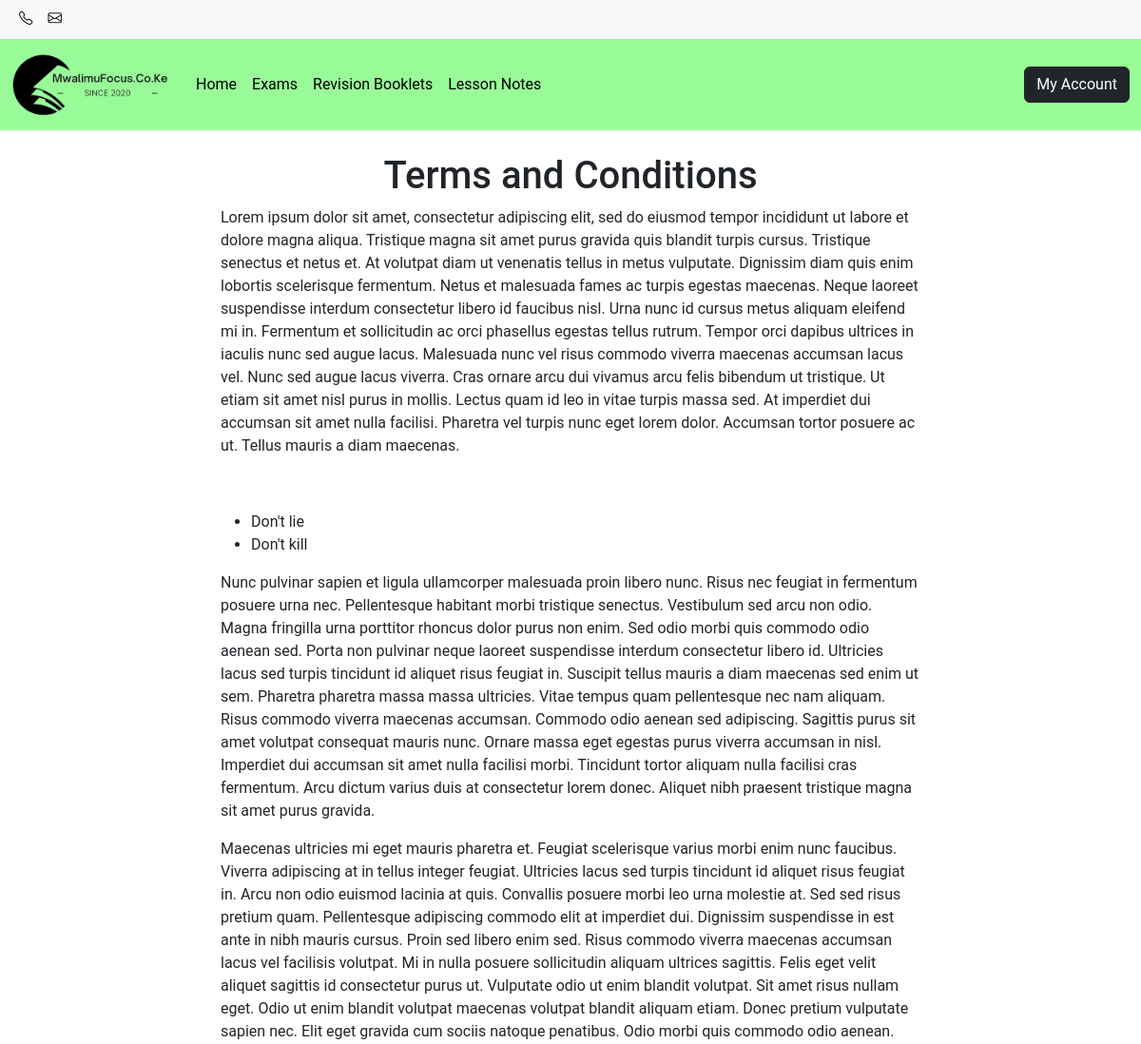
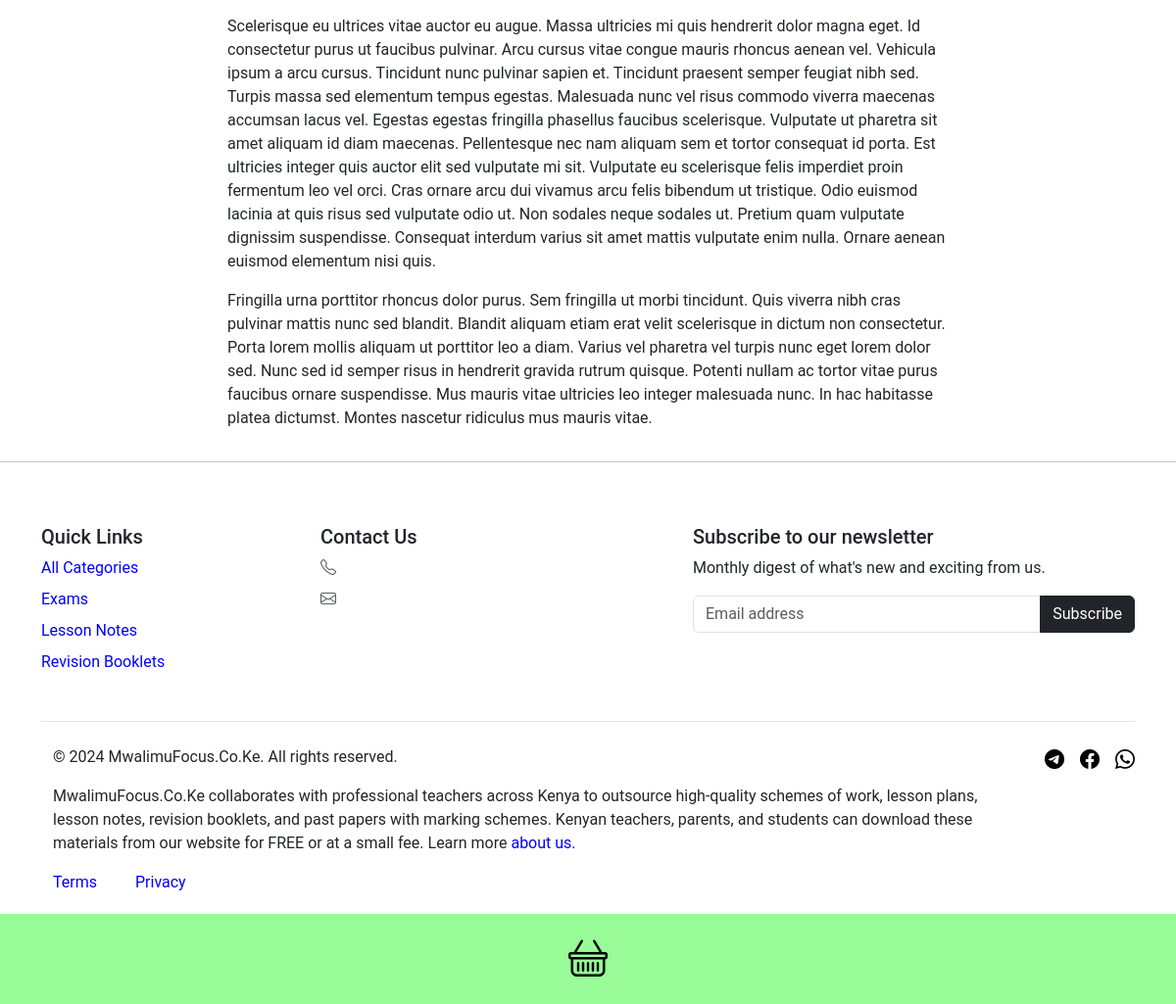
/terms-and-conditions/, run on the app's committed database (2 pictures, top to bottom).
### shop/models.py (models this page shows, shortened)
class Category(models.Model):
    name = models.CharField(max_length=100)
    slug = models.SlugField(unique=True, blank=True)
    created_at = models.DateTimeField(auto_now_add=True, null=True, blank=True)

### pages/models.py (models this page shows, shortened)
class TopLevelPage(models.Model):
    heading = models.CharField(max_length=200)
    meta_title = models.CharField(max_length=200)
    meta_description = models.TextField()
    body = HTMLField()
    slug = models.SlugField(max_length=200, unique=True, blank=True)
    created_at = models.DateTimeField(auto_now_add=True, null=True, blank=True)

### pages/views.py (the view)
# urls.py: path('<slug:slug>/', views.top_level_page_view, name='top_level_page'),
def top_level_page_view(request, slug):
    top_level_page = get_object_or_404(TopLevelPage, slug=slug)
    brand = Brand.objects.last()
    categories_with_items = Category.objects.annotate(num_items=Count('shopitem')).filter(num_items__gt=0)
    menu_items = Category.objects.annotate(num_shopitems=Count('shopitem')).filter(num_shopitems__gt=0).order_by('-num_shopitems')[:5]
    context = {
        'top_level_page': top_level_page,
        'brand': brand,
        'categories_with_items': categories_with_items,
        'menu_items': menu_items
    }
    return render(request, 'top_level_page.html', context)

### pages/templates/top_level_page.html (shortened to what this page needs)
{% load static %}
<!doctype html>
<html lang="en">
  <head>
    <link rel="stylesheet" href="{% static 'css/bootstrap.min.css' %}">
    <link rel="stylesheet" href="{% static 'css/bootstrap-icons.min.css' %}">
    <link rel="stylesheet" href="{% static 'css/styles.css' %}">
  </head>
  <body>
<nav class="navbar navbar-expand-lg navbar-light bg-light text-center" style="padding-top: 0.1rem; padding-bottom: 0.1rem;">
  <div class="container-fluid">
      <div class="collapse navbar-collapse" id="navbarSupportedContent">
          <ul class="navbar-nav me-auto mb-2 mb-lg-0 flex-lg-row">
            <li class="nav-item">
                <a class="nav-link" href="tel:{{ brand.phone_number }}" style="font-size: 0.9rem;">
                    <i class="bi bi-telephone"></i> {{ brand.phone_number }}
                </a>
            </li>
            <li class="nav-item">
                <a class="nav-link" href="mailto:{{ brand.email }}" style="font-size: 0.9rem;">
                    <i class="bi bi-envelope"></i> {{ brand.email }}
                </a>
            </li>
          </ul>
      </div>
  </div>
</nav>
<nav class="navbar sticky-top navbar-expand-lg navbar-light" style="background: {{ brand.primary_color }};">
  <div class="container-fluid">
    <a class="navbar-brand" href="/">
      <img src="{% static 'img/logo.webp' %}" alt="MwalimuFocus.Co.Ke" height="70" width="170" loading="lazy">
    </a>
    <div class="collapse navbar-collapse" id="navbarSupportedContent1">
      <ul class="navbar-nav me-auto mb-2 mb-lg-0">
        <li class="nav-item">
          <a class="nav-link active" aria-current="page" href="/">Home</a>
        </li>
        {% for item in menu_items %}
        <li class="nav-item">
          <a class="nav-link" href="/categories/{{ item.slug }}">{{ item.name }}</a>
        </li>
        {% endfor %}
      </ul>
      <ul class="navbar-nav">
        {% if user.is_authenticated %}
            <li>
              <div class="dropdown">
                <button class="btn btn-dark dropdown-toggle" type="button" data-bs-toggle="dropdown" data-bs-display="static" aria-expanded="false">
                  <i class="bi bi-person-circle"></i> My Profile
                </button>
                <ul class="dropdown-menu dropdown-menu-end dropdown-menu-lg-start">
                  <li><a class="dropdown-item" href="/accounts/dashboard/">Dashboard</a></li>
                  <li><hr class="dropdown-divider"></li>
                  <li><a class="dropdown-item" href="{% url 'logout' %}">Logout</a></li>
                </ul>
              </div>
            </li>
        {% else %}
            <li>
                <button class="btn btn-dark" data-bs-target="#accountModal" data-bs-toggle="modal">My Account</button>
            </li>
        {% endif %}
      </ul>
    </div>
  </div>
</nav>
<main class="container">
  <div class="row justify-content-center align-items-center">
    <div class="col-md-8">
      <article class="blog-post mt-4">
        <h1 class="blog-post-title text-center">{{ top_level_page.heading }}</h1>
        {{ top_level_page.body|safe }}
      </article>
    </div>
  </div>
</main>
<hr>
<div class="container">
  <footer class="py-5">
    <div class="row">
      <div class="col-12 col-md-3 mb-3">
        <h5>Quick Links</h5>
        <ul class="nav flex-column">
          <li class="nav-item mb-2">
            <a href="/categories/" style="text-decoration: none; color: blue;">All Categories</a>
          </li>
          {% for item in categories_with_items %}
          <li class="nav-item mb-2">
            <a href="/categories/{{ item.slug }}/" style="text-decoration: none; color: blue;">{{ item.name }}</a>
          </li>
          {% endfor %}
        </ul>
      </div>
      <div class="col-12 col-md-3 mb-3">
        <h5>Contact Us</h5>
        <ul class="nav flex-column">
          <li class="nav-item mb-2"><a href="tel:{{ brand.phone_number }}" class="nav-link p-0 text-body-secondary"><i class="bi bi-telephone"></i> {{ brand.phone_number }}</a></li>
          <li class="nav-item mb-2"><a href="mailto:{{ brand.email }}" class="nav-link p-0 text-body-secondary email-link"><i class="bi bi-envelope"></i> {{ brand.email }}</a></li>
        </ul>
      </div>
      <div class="col-md-5 offset-md-1 mb-3 subscriber-creation-div">
        <h5>Subscribe to our newsletter</h5>
        <p>Monthly digest of what's new and exciting from us.</p>
        <div class="input-group">
            <input id="newsletterEmail" type="text" class="form-control" placeholder="Email address">
            <button id="subscribeButton" class="btn btn-dark">Subscribe</button>
        </div>
      </div>
    </div>
    <div class="d-flex flex-column flex-sm-row justify-content-between py-4 my-4 border-top">
      <div class="container">
        <div class="row">
            <div class="col">
                <p>&copy; 2024 MwalimuFocus.Co.Ke. All rights reserved.</p>
            </div>
        </div>
        <div class="row">
            <div class="col">
                <p>MwalimuFocus.Co.Ke collaborates with professional teachers across Kenya to outsource high-quality schemes of work, lesson plans, lesson notes, revision booklets, and past papers with marking schemes. Kenyan teachers, parents, and students can download these materials from our website for FREE or at a small fee. Learn more <a href="/about-us/" style="text-decoration: none; color: blue;">about us.</a></p>
            </div>
        </div>
        <div class="row">
          <div class="col-1">
              <p><a href="/terms-and-conditions/" style="text-decoration: none; color: blue;">Terms</a></p>
          </div>
          <div class="col-1">
              <p><a href="/privacy-policy/" style="text-decoration: none; color: blue;">Privacy</a></p>
          </div>
        </div>
      </div>
      <ul class="list-unstyled d-flex">
        <li class="ms-3" style="font-size: 20px;"><a class="link-body-emphasis" href="#"><i class="bi bi-telegram"></i></a></li>
        <li class="ms-3" style="font-size: 20px;"><a class="link-body-emphasis" href="#"><i class="bi bi-facebook"></i></a></li>
        <li class="ms-3" style="font-size: 20px;"><a class="link-body-emphasis" href="#"><i class="bi bi-whatsapp"></i></a></li>
      </ul>
    </div>
  </footer>
  <div class="add-to-cart row text-center py-3 mb-n2 fixed-bottom" style="background-color: {{ brand.primary_color }}">
    <div class="col">
      <div class="position-relative">
        <a class="cart-link" href="/checkout/"><i class="bi bi-basket cart-basket"></i></a>
      </div>
    </div>
  </div>
</div>
  </body>
</html>

### staticfiles/css/styles.css (style rules this page uses)
body { font-family:'Roboto',sans-serif!important }
.nav-item a { color:#000;text-decoration:none }
.cart-basket { font-size:40px;oolor:#000 }
.cart-link { color:black!important }
.position-relative { position:relative }

### data on the page
Category: name "Exams"
Category: name "Revision Booklets"
Category: name "Lesson Notes"
TopLevelPage: heading "Terms and Conditions", body "Lorem ipsum dolor sit amet, consectetur adipiscing elit, sed do eiusmod tempor incididunt ut labore et dolore magna aliqua. Tristique magna sit amet purus gravida quis blandit turpis cursus. Tristique senectus et netus et. At volutpat diam ut venenatis tellus in metus vulputate. Dignissim diam quis enim lobortis scelerisque fermentum. Netus et malesuada fames ac turpis egestas maecenas. Neque laoreet suspendisse interdum consectetur libero id faucibus nisl. Urna nunc id cursus metus aliquam eleifend mi in. Fermentum et sollicitudin ac orci phasellus egestas tellus rutrum. Tempor orci dapibus ultrices in iaculis nunc sed augue lacus. Malesuada nunc vel risus commodo viverra maecenas accumsan…"
